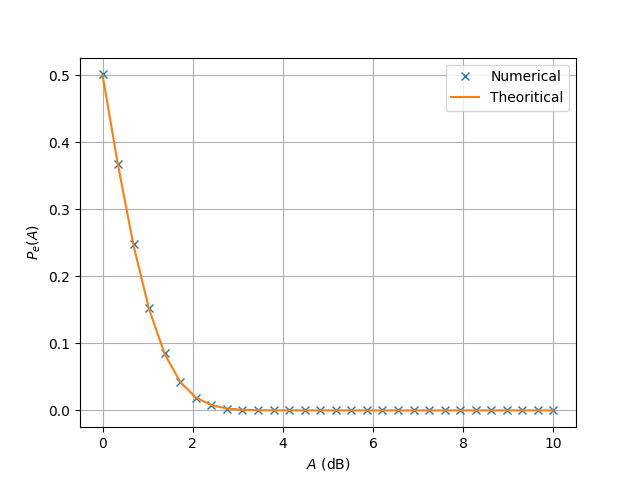

Here is the Python script that generated this plot:
from cmath import sqrt
import numpy as np
import matplotlib.pyplot as plt
import math as m
import mpmath
import scipy
def Q(x):
	return mpmath.erfc(x/m.sqrt(2))/2
def F(x):
	return 1 - Q(x)

A = np.linspace(0, 10, 30)
#Contains values of the normal distribution
nor = np.loadtxt('gau.dat', dtype='float')

#Contains values of the bernolli distribution
ber = np.loadtxt('ber5.dat', dtype='float')

# Y = A*X + N
#Y = a*ber + nor
def numerical(a):
    Y = a*ber + nor
    n0 = np.count_nonzero(ber > 0)
    n1 = np.count_nonzero(ber < 0)
    e0 = np.count_nonzero((Y < 0) & (ber > 0)) 
    e1 = np.count_nonzero((Y > 0) & (ber < 0))
    p0=e0/n0
    p1=e1/n1
    return (p0+p1)*0.5

Vect_num = scipy.vectorize(numerical, otypes=['float'])

Q_func = scipy.vectorize(Q)

# plt.semilogy(A, Vect_num(A),'x')
# plt.semilogy(A.T,Q_func(A))
plt.plot(A, Vect_num(A),'x')
plt.plot(A.T,Q_func(A))

plt.grid() #creating the grid
plt.xlabel('$A$ (dB)')
plt.ylabel('$P_e(A)$')
plt.legend(["Numerical","Theoritical"])
#if using termux
# plt.savefig('../figs/uni_cdf.pdf')
# plt.savefig('../figs/uni_cdf.eps')
# subprocess.run(shlex.split("termux-open ../figs/uni_cdf.pdf"))
#if using termux
# plt.savefig('../gau_cdf.pdf')
# plt.savefig('../gau_cdf.eps')
#subprocess.run(shlex.split("termux-open ../gau_cdf.pdf"))
#else
plt.show() #opening the plot window
# plt.semilogy()
